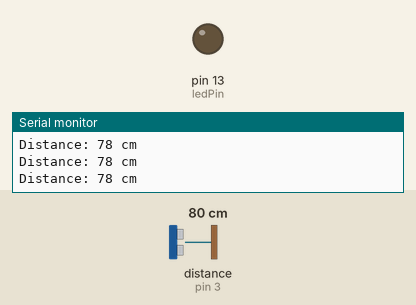
This sketch was run on a simulated Arduino Uno, built with avr-gcc and run on an emulated ATmega328P. On the bench: output pins drawn as LEDs (lit = HIGH), the last lines printed to the serial monitor. Wiring (inferred from the names in the program): ultrasonic range finder: trigger pin 2; echo pin 3. The test bench sets the inputs (shaded band); at power-on: distance to the obstacle (sensor on pin 3) 80 cm. The echo pulse lasts 58.3 µs per cm; pins used as bus, display or sensor lines are not drawn.

Above: at 1.2 s.
1.3 s: distance to the obstacle (sensor on pin 3) set to 13 cm
2.8 s: distance to the obstacle (sensor on pin 3) set to 10 cm
At 3.9 s:
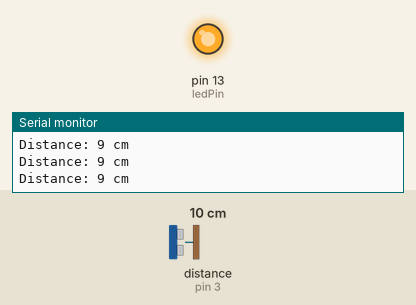
4.3 s: distance to the obstacle (sensor on pin 3) set to 18 cm
At 5.5 s:
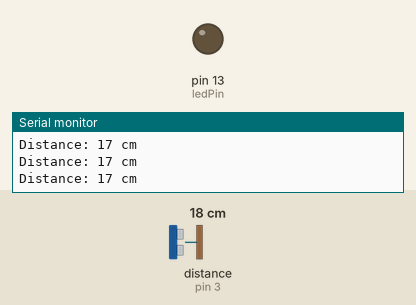
5.8 s: distance to the obstacle (sensor on pin 3) set to 2 cm
At 6.6 s:
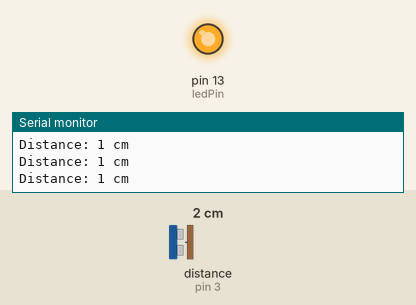
Timing chart, 0 to 8.3 s (numbered marks = the images above; inputs shaded):
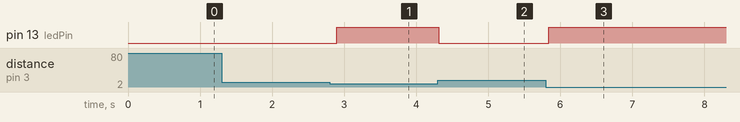

The sketch:

sonar.ino
```cpp
const int triggerPin = 2;  // Pin de disparo del sensor ultrasónico
const int echoPin = 3;     // Pin de eco del sensor ultrasónico
const int ledPin = 13;     // Pin conectado al LED

long duration;             // Duración del pulso recibido desde el sensor ultrasónico
int distance;              // Distancia medida en centímetros

void setup() {
  pinMode(triggerPin, OUTPUT);  // Configurar el pin de disparo como salida
  pinMode(echoPin, INPUT);      // Configurar el pin de eco como entrada
  pinMode(ledPin, OUTPUT);      // Configurar el pin del LED como salida

  Serial.begin(9600);           // Iniciar comunicación serial para imprimir la distancia en el monitor serial
}

void loop() {
  // Generar un pulso de 10 microsegundos para activar el sensor ultrasónico
  digitalWrite(triggerPin, LOW);
  delayMicroseconds(2);
  digitalWrite(triggerPin, HIGH);
  delayMicroseconds(10);
  digitalWrite(triggerPin, LOW);

  // Medir la duración del pulso recibido desde el sensor ultrasónico
  duration = pulseIn(echoPin, HIGH);

  // Calcular la distancia en centímetros
  distance = duration * 0.034 / 2;

  // Imprimir la distancia en el monitor serial
  Serial.print("Distance: ");
  Serial.print(distance);
  Serial.println(" cm");

  // Encender el LED si la distancia es menor o igual a 10 cm, de lo contrario, apagarlo
  if (distance <= 10) {
    digitalWrite(ledPin, HIGH);  // Encender el LED
  } else {
    digitalWrite(ledPin, LOW);   // Apagar el LED
  }

  delay(100);  // Esperar un tiempo antes de realizar la próxima lectura
}
```

Measured:
- the behaviour switches between 12 and 11 cm on distance to the obstacle (sensor on pin 3) (found by bisection; images 0 and 1)
- after the input at 2.8 s, pin 13 (ledPin): LOW → HIGH after 0.09 s
- after the input at 4.3 s, pin 13 (ledPin): HIGH → LOW at once
- after the input at 5.8 s, pin 13 (ledPin): LOW → HIGH at once
